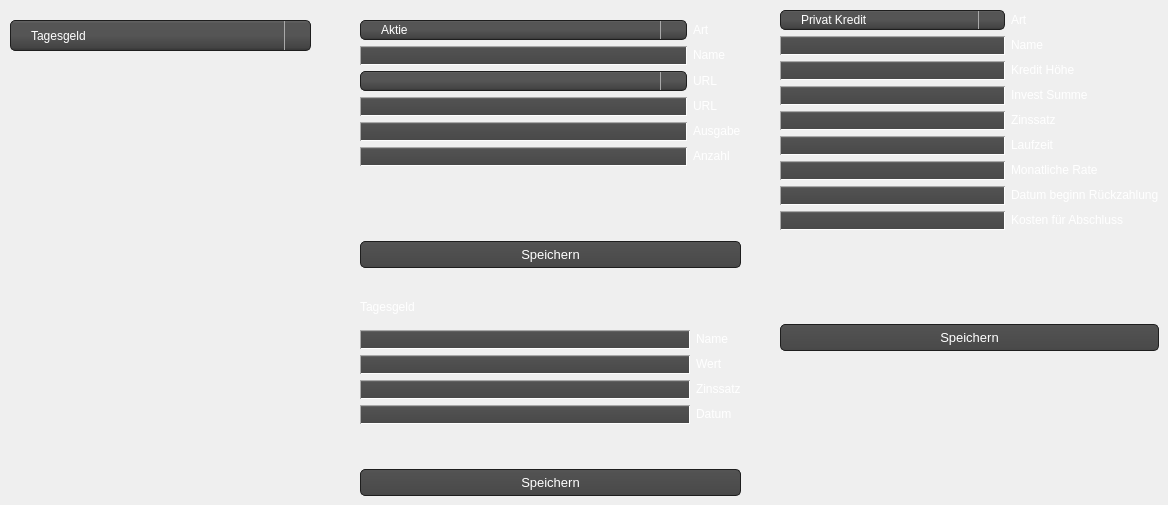
    <widget class="QWidget" name="tab_2">
     <attribute name="title">
      <string>Neuer Eintrag</string>
     </attribute>
     <widget class="QWidget" name="gridLayoutWidget_2">
      <property name="geometry">
       <rect>
        <x>360</x>
        <y>20</y>
        <width>381</width>
        <height>248</height>
       </rect>
      </property>
      <layout class="QGridLayout" name="aktie_layout">
       <item row="0" column="1">
        <widget class="QLabel" name="label_8">
         <property name="text">
          <string>&lt;html&gt;&lt;head/&gt;&lt;body&gt;&lt;p&gt;&lt;span style=&quot; color:#ffffff;&quot;&gt;Art&lt;/span&gt;&lt;/p&gt;&lt;/body&gt;&lt;/html&gt;</string>
         </property>
        </widget>
       </item>
       <item row="5" column="1">
        <widget class="QLabel" name="label_7">
         <property name="text">
          <string>&lt;html&gt;&lt;head/&gt;&lt;body&gt;&lt;p&gt;&lt;span style=&quot; color:#ffffff;&quot;&gt;Anzahl&lt;/span&gt;&lt;/p&gt;&lt;/body&gt;&lt;/html&gt;</string>
         </property>
        </widget>
       </item>
       <item row="7" column="0" colspan="2">
        <widget class="QLabel" name="error_eintrag">
         <property name="text">
          <string/>
         </property>
        </widget>
       </item>
       <item row="1" column="0">
        <widget class="QLineEdit" name="text_name">
         <property name="styleSheet">
          <string notr="true">QLineEdit{ background-color: QLinearGradient( x1: 0, y1: 0, x2: 0, y2: 1, stop: 0 #929394, stop: 0.1 #525252, stop: 0.5 #4e4e4e, stop: 0.9 #4a4a4a, stop: 1 #464646);
border: 1px inset darkgrey;
border-radius: 10px;
padding: 0 8px;
selection-background-color: darkgray;
font-size: 13px;
color: white;
}
QLineEdit:focus { background-color: QLinearGradient( x1: 0, y1: 0, x2: 0, y2: 1, stop: 0 #ffffff, stop: 0.1 #bababa, stop: 0.5 #919191, stop: 0.9 #7a7a7a, stop: 1 #5b5b5b);}
</string>
         </property>
        </widget>
       </item>
       <item row="1" column="1">
        <widget class="QLabel" name="label_4">
         <property name="text">
          <string>&lt;html&gt;&lt;head/&gt;&lt;body&gt;&lt;p&gt;&lt;span style=&quot; color:#ffffff;&quot;&gt;Name&lt;/span&gt;&lt;/p&gt;&lt;/body&gt;&lt;/html&gt;</string>
         </property>
        </widget>
       </item>
       <item row="8" column="0" colspan="2">
        <widget class="QPushButton" name="eintrag_speichern">
         <property name="styleSheet">
          <string notr="true">QPushButton{
   background-color: QLinearGradient( x1: 0, y1: 0, x2: 0, y2: 1, stop: 0 #565656, stop: 0.1 #525252, stop: 0.5 #4e4e4e, stop: 0.9 #4a4a4a, stop: 1 #464646);
  	border-style: solid;
    border: 1px solid #1e1e1e;
    border-radius: 5;
    padding: 1px 0px 1px 20px;
    font: 13px;
    min-width: 10em;
    padding: 5px;
	color: white;
}
QPushButton:hover{
	background-color: QLinearGradient( x1: 0, y1: 0, x2: 0, y2: 1, stop: 0 #565656, stop: 0.1 #525252, stop: 0.5 #4e4e4e, stop: 0.9 #4a4a4a, stop: 1 #464646);
  	border-style: solid;
    border: 1px solid rgb(59, 204, 179);
    border-radius: 5;
    padding: 1px 0px 1px 20px;
    font: 13px;
    min-width: 10em;
    padding: 5px;
	color: white;
}
QPushButton:pressed {
background-color: rgb(130, 152, 152);
  	border-style: solid;
    border: 1px solid #1EFFFF;
    border-radius: 5;
    padding: 1px 0px 1px 20px;
    font: 13px;
    min-width: 10em;
    padding: 5px;
	color: white;

}</string>
         </property>
         <property name="text">
          <string>Speichern</string>
         </property>
        </widget>
       </item>
       <item row="4" column="1">
        <widget class="QLabel" name="label_6">
         <property name="text">
          <string>&lt;html&gt;&lt;head/&gt;&lt;body&gt;&lt;p&gt;&lt;span style=&quot; color:#ffffff;&quot;&gt;Ausgabe&lt;/span&gt;&lt;/p&gt;&lt;/body&gt;&lt;/html&gt;</string>
         </property>
        </widget>
       </item>
       <item row="3" column="1">
        <widget class="QLabel" name="url_label">
         <property name="text">
          <string>&lt;html&gt;&lt;head/&gt;&lt;body&gt;&lt;p&gt;&lt;span style=&quot; color:#ffffff;&quot;&gt;URL&lt;/span&gt;&lt;/p&gt;&lt;/body&gt;&lt;/html&gt;</string>
         </property>
        </widget>
       </item>
       <item row="4" column="0">
        <widget class="QLineEdit" name="text_ausgabe">
         <property name="styleSheet">
          <string notr="true">QLineEdit{ background-color: QLinearGradient( x1: 0, y1: 0, x2: 0, y2: 1, stop: 0 #929394, stop: 0.1 #525252, stop: 0.5 #4e4e4e, stop: 0.9 #4a4a4a, stop: 1 #464646);
border: 1px inset darkgrey;
border-radius: 10px;
padding: 0 8px;
selection-background-color: darkgray;
font-size: 13px;
color: white;
}
QLineEdit:focus { background-color: QLinearGradient( x1: 0, y1: 0, x2: 0, y2: 1, stop: 0 #ffffff, stop: 0.1 #bababa, stop: 0.5 #919191, stop: 0.9 #7a7a7a, stop: 1 #5b5b5b);}
</string>
         </property>
        </widget>
       </item>
       <item row="0" column="0">
        <widget class="QComboBox" name="combo_art">
         <property name="styleSheet">
          <string notr="true">QComboBox
{
    subcontrol-origin: padding;
    subcontrol-position: top right;
    selection-background-color: #111;
    selection-color: white;
    color: white;
    background-color: QLinearGradient( x1: 0, y1: 0, x2: 0, y2: 1, stop: 0 #565656, stop: 0.1 #525252, stop: 0.5 #4e4e4e, stop: 0.9 #4a4a4a, stop: 1 #464646);
    border-style: solid;
    border: 1px solid #1e1e1e;
    border-radius: 5;
    padding: 1px 0px 1px 20px;
}


QComboBox:hover, QPushButton:hover
{
    border: 1px solid teal;
    color: white;
}

QComboBox:editable {
    background: red;
    color: pink;
}

QComboBox:on
{
    padding-top: 0px;
    padding-left: 0px;
    color: white;
    background-color: QLinearGradient( x1: 0, y1: 0, x2: 0, y2: 1, stop: 0 #2d2d2d, stop: 0.1 #2b2b2b, stop: 0.5 #292929, stop: 0.9 #282828, stop: 1 #252525);
    selection-background-color: rgb(67, 131, 202);
}

QComboBox:!on
{
    color: white;
    background-color: QLinearGradient( x1: 0, y1: 0, x2: 0, y2: 1, stop: 0 #666, stop: 0.1 #555, stop: 0.5 #555, stop: 0.9 #444, stop: 1 #333);
}

QComboBox QAbstractItemView
{
    border: 2px solid darkgray;
    color: black;
    selection-background-color: QLinearGradient( x1: 0, y1: 0, x2: 0, y2: 1, stop: 0 #111, stop: 1 #333);
}

QComboBox::drop-down
{
     subcontrol-origin: padding;
     subcontrol-position: top right;
     width: 15px;
     color: white;
     border-left-width: 1px;
     border-left-color: darkgray;
     border-left-style: solid; /* just a single line */
     border-top-right-radius: 3px; /* same radius as the QComboBox */
     border-bottom-right-radius: 3px;
     padding-left: 10px;
 }


</string>
         </property>
         <item>
          <property name="text">
           <string>Aktie</string>
          </property>
         </item>
         <item>
          <property name="text">
           <string>Währung/Kryptowährung</string>
          </property>
         </item>
        </widget>
       </item>
       <item row="5" column="0">
        <widget class="QLineEdit" name="text_anzahl">
         <property name="styleSheet">
          <string notr="true">QLineEdit{ background-color: QLinearGradient( x1: 0, y1: 0, x2: 0, y2: 1, stop: 0 #929394, stop: 0.1 #525252, stop: 0.5 #4e4e4e, stop: 0.9 #4a4a4a, stop: 1 #464646);
border: 1px inset darkgrey;
border-radius: 10px;
padding: 0 8px;
selection-background-color: darkgray;
font-size: 13px;
color: white;
}
QLineEdit:focus { background-color: QLinearGradient( x1: 0, y1: 0, x2: 0, y2: 1, stop: 0 #ffffff, stop: 0.1 #bababa, stop: 0.5 #919191, stop: 0.9 #7a7a7a, stop: 1 #5b5b5b);}
</string>
         </property>
        </widget>
       </item>
       <item row="3" column="0">
        <widget class="QLineEdit" name="text_url">
         <property name="styleSheet">
          <string notr="true">QLineEdit{ background-color: QLinearGradient( x1: 0, y1: 0, x2: 0, y2: 1, stop: 0 #929394, stop: 0.1 #525252, stop: 0.5 #4e4e4e, stop: 0.9 #4a4a4a, stop: 1 #464646);
border: 1px inset darkgrey;
border-radius: 10px;
padding: 0 8px;
selection-background-color: darkgray;
font-size: 13px;
color: white;
}
QLineEdit:focus { background-color: QLinearGradient( x1: 0, y1: 0, x2: 0, y2: 1, stop: 0 #ffffff, stop: 0.1 #bababa, stop: 0.5 #919191, stop: 0.9 #7a7a7a, stop: 1 #5b5b5b);}
</string>
         </property>
        </widget>
       </item>
       <item row="2" column="0">
        <widget class="QComboBox" name="url_combobox">
         <property name="styleSheet">
          <string notr="true">QComboBox
{
    subcontrol-origin: padding;
    subcontrol-position: top right;
    selection-background-color: #111;
    selection-color: white;
    color: white;
    background-color: QLinearGradient( x1: 0, y1: 0, x2: 0, y2: 1, stop: 0 #565656, stop: 0.1 #525252, stop: 0.5 #4e4e4e, stop: 0.9 #4a4a4a, stop: 1 #464646);
    border-style: solid;
    border: 1px solid #1e1e1e;
    border-radius: 5;
    padding: 1px 0px 1px 20px;
}


QComboBox:hover, QPushButton:hover
{
    border: 1px solid teal;
    color: white;
}

QComboBox:editable {
    background: red;
    color: pink;
}

QComboBox:on
{
    padding-top: 0px;
    padding-left: 0px;
    color: white;
    background-color: QLinearGradient( x1: 0, y1: 0, x2: 0, y2: 1, stop: 0 #2d2d2d, stop: 0.1 #2b2b2b, stop: 0.5 #292929, stop: 0.9 #282828, stop: 1 #252525);
    selection-background-color: rgb(67, 131, 202);
}

QComboBox:!on
{
    color: white;
    background-color: QLinearGradient( x1: 0, y1: 0, x2: 0, y2: 1, stop: 0 #666, stop: 0.1 #555, stop: 0.5 #555, stop: 0.9 #444, stop: 1 #333);
}

QComboBox QAbstractItemView
{
    border: 2px solid darkgray;
    color: black;
    selection-background-color: QLinearGradient( x1: 0, y1: 0, x2: 0, y2: 1, stop: 0 #111, stop: 1 #333);
}

QComboBox::drop-down
{
     subcontrol-origin: padding;
     subcontrol-position: top right;
     width: 15px;
     color: white;
     border-left-width: 1px;
     border-left-color: darkgray;
     border-left-style: solid; /* just a single line */
     border-top-right-radius: 3px; /* same radius as the QComboBox */
     border-bottom-right-radius: 3px;
     padding-left: 10px;
 }


</string>
         </property>
        </widget>
       </item>
       <item row="2" column="1">
        <widget class="QLabel" name="label_35">
         <property name="text">
          <string>&lt;html&gt;&lt;head/&gt;&lt;body&gt;&lt;p&gt;&lt;span style=&quot; color:#ffffff;&quot;&gt;URL&lt;/span&gt;&lt;/p&gt;&lt;/body&gt;&lt;/html&gt;</string>
         </property>
        </widget>
       </item>
      </layout>
     </widget>
     <widget class="QWidget" name="gridLayoutWidget_4">
      <property name="geometry">
       <rect>
        <x>780</x>
        <y>10</y>
        <width>379</width>
        <height>341</height>
       </rect>
      </property>
      <layout class="QGridLayout" name="kredit_layout">
       <item row="7" column="1">
        <widget class="QLabel" name="label_19">
         <property name="text">
          <string>&lt;html&gt;&lt;head/&gt;&lt;body&gt;&lt;p&gt;&lt;span style=&quot; color:#ffffff;&quot;&gt;Datum beginn Rückzahlung&lt;/span&gt;&lt;/p&gt;&lt;/body&gt;&lt;/html&gt;</string>
         </property>
        </widget>
       </item>
       <item row="8" column="0">
        <widget class="QLineEdit" name="kredit_kosten">
         <property name="styleSheet">
          <string notr="true">QLineEdit{ background-color: QLinearGradient( x1: 0, y1: 0, x2: 0, y2: 1, stop: 0 #929394, stop: 0.1 #525252, stop: 0.5 #4e4e4e, stop: 0.9 #4a4a4a, stop: 1 #464646);
border: 1px inset darkgrey;
border-radius: 10px;
padding: 0 8px;
selection-background-color: darkgray;
font-size: 13px;
color: white;
}
QLineEdit:focus { background-color: QLinearGradient( x1: 0, y1: 0, x2: 0, y2: 1, stop: 0 #ffffff, stop: 0.1 #bababa, stop: 0.5 #919191, stop: 0.9 #7a7a7a, stop: 1 #5b5b5b);}
</string>
         </property>
        </widget>
       </item>
       <item row="4" column="1">
        <widget class="QLabel" name="label_17">
         <property name="text">
          <string>&lt;html&gt;&lt;head/&gt;&lt;body&gt;&lt;p&gt;&lt;span style=&quot; color:#ffffff;&quot;&gt;Zinssatz&lt;/span&gt;&lt;/p&gt;&lt;/body&gt;&lt;/html&gt;</string>
         </property>
        </widget>
       </item>
       <item row="1" column="0">
        <widget class="QLineEdit" name="kredit_name">
         <property name="styleSheet">
          <string notr="true">QLineEdit{ background-color: QLinearGradient( x1: 0, y1: 0, x2: 0, y2: 1, stop: 0 #929394, stop: 0.1 #525252, stop: 0.5 #4e4e4e, stop: 0.9 #4a4a4a, stop: 1 #464646);
border: 1px inset darkgrey;
border-radius: 10px;
padding: 0 8px;
selection-background-color: darkgray;
font-size: 13px;
color: white;
}
QLineEdit:focus { background-color: QLinearGradient( x1: 0, y1: 0, x2: 0, y2: 1, stop: 0 #ffffff, stop: 0.1 #bababa, stop: 0.5 #919191, stop: 0.9 #7a7a7a, stop: 1 #5b5b5b);}
</string>
         </property>
        </widget>
       </item>
       <item row="0" column="0">
        <widget class="QComboBox" name="combo_art_2">
         <property name="styleSheet">
          <string notr="true">QComboBox
{
    subcontrol-origin: padding;
    subcontrol-position: top right;
    selection-background-color: #111;
    selection-color: white;
    color: white;
    background-color: QLinearGradient( x1: 0, y1: 0, x2: 0, y2: 1, stop: 0 #565656, stop: 0.1 #525252, stop: 0.5 #4e4e4e, stop: 0.9 #4a4a4a, stop: 1 #464646);
    border-style: solid;
    border: 1px solid #1e1e1e;
    border-radius: 5;
    padding: 1px 0px 1px 20px;
}


QComboBox:hover, QPushButton:hover
{
    border: 1px solid teal;
    color: white;
}

QComboBox:editable {
    background: red;
    color: pink;
}

QComboBox:on
{
    padding-top: 0px;
    padding-left: 0px;
    color: white;
    background-color: QLinearGradient( x1: 0, y1: 0, x2: 0, y2: 1, stop: 0 #2d2d2d, stop: 0.1 #2b2b2b, stop: 0.5 #292929, stop: 0.9 #282828, stop: 1 #252525);
    selection-background-color: rgb(67, 131, 202);
}

QComboBox:!on
{
    color: white;
    background-color: QLinearGradient( x1: 0, y1: 0, x2: 0, y2: 1, stop: 0 #666, stop: 0.1 #555, stop: 0.5 #555, stop: 0.9 #444, stop: 1 #333);
}

QComboBox QAbstractItemView
{
    border: 2px solid darkgray;
    color: black;
    selection-background-color: QLinearGradient( x1: 0, y1: 0, x2: 0, y2: 1, stop: 0 #111, stop: 1 #333);
}

QComboBox::drop-down
{
     subcontrol-origin: padding;
     subcontrol-position: top right;
     width: 15px;
     color: white;
     border-left-width: 1px;
     border-left-color: darkgray;
     border-left-style: solid; /* just a single line */
     border-top-right-radius: 3px; /* same radius as the QComboBox */
     border-bottom-right-radius: 3px;
     padding-left: 10px;
 }


</string>
         </property>
         <item>
          <property name="text">
           <string>Privat Kredit</string>
          </property>
         </item>
         <item>
          <property name="text">
           <string>Kredit</string>
          </property>
         </item>
         <item>
          <property name="text">
           <string>Immobilien</string>
          </property>
         </item>
        </widget>
       </item>
       <item row="2" column="0">
        <widget class="QLineEdit" name="kredit_hoehe">
         <property name="styleSheet">
          <string notr="true">QLineEdit{ background-color: QLinearGradient( x1: 0, y1: 0, x2: 0, y2: 1, stop: 0 #929394, stop: 0.1 #525252, stop: 0.5 #4e4e4e, stop: 0.9 #4a4a4a, stop: 1 #464646);
border: 1px inset darkgrey;
border-radius: 10px;
padding: 0 8px;
selection-background-color: darkgray;
font-size: 13px;
color: white;
}
QLineEdit:focus { background-color: QLinearGradient( x1: 0, y1: 0, x2: 0, y2: 1, stop: 0 #ffffff, stop: 0.1 #bababa, stop: 0.5 #919191, stop: 0.9 #7a7a7a, stop: 1 #5b5b5b);}
</string>
         </property>
        </widget>
       </item>
       <item row="3" column="0">
        <widget class="QLineEdit" name="kredit_invest">
         <property name="styleSheet">
          <string notr="true">QLineEdit{ background-color: QLinearGradient( x1: 0, y1: 0, x2: 0, y2: 1, stop: 0 #929394, stop: 0.1 #525252, stop: 0.5 #4e4e4e, stop: 0.9 #4a4a4a, stop: 1 #464646);
border: 1px inset darkgrey;
border-radius: 10px;
padding: 0 8px;
selection-background-color: darkgray;
font-size: 13px;
color: white;
}
QLineEdit:focus { background-color: QLinearGradient( x1: 0, y1: 0, x2: 0, y2: 1, stop: 0 #ffffff, stop: 0.1 #bababa, stop: 0.5 #919191, stop: 0.9 #7a7a7a, stop: 1 #5b5b5b);}
</string>
         </property>
        </widget>
       </item>
       <item row="5" column="1">
        <widget class="QLabel" name="label_zinssatz_2">
         <property name="text">
          <string>&lt;html&gt;&lt;head/&gt;&lt;body&gt;&lt;p&gt;&lt;span style=&quot; color:#ffffff;&quot;&gt;Laufzeit&lt;/span&gt;&lt;/p&gt;&lt;/body&gt;&lt;/html&gt;</string>
         </property>
        </widget>
       </item>
       <item row="7" column="0">
        <widget class="QLineEdit" name="kredit_datum">
         <property name="styleSheet">
          <string notr="true">QLineEdit{ background-color: QLinearGradient( x1: 0, y1: 0, x2: 0, y2: 1, stop: 0 #929394, stop: 0.1 #525252, stop: 0.5 #4e4e4e, stop: 0.9 #4a4a4a, stop: 1 #464646);
border: 1px inset darkgrey;
border-radius: 10px;
padding: 0 8px;
selection-background-color: darkgray;
font-size: 13px;
color: white;
}
QLineEdit:focus { background-color: QLinearGradient( x1: 0, y1: 0, x2: 0, y2: 1, stop: 0 #ffffff, stop: 0.1 #bababa, stop: 0.5 #919191, stop: 0.9 #7a7a7a, stop: 1 #5b5b5b);}
</string>
         </property>
        </widget>
       </item>
       <item row="0" column="1">
        <widget class="QLabel" name="label_18">
         <property name="text">
          <string>&lt;html&gt;&lt;head/&gt;&lt;body&gt;&lt;p&gt;&lt;span style=&quot; color:#ffffff;&quot;&gt;Art&lt;/span&gt;&lt;/p&gt;&lt;/body&gt;&lt;/html&gt;</string>
         </property>
        </widget>
       </item>
       <item row="11" column="0" colspan="2">
        <widget class="QPushButton" name="kredit_speichern">
         <property name="styleSheet">
          <string notr="true">QPushButton{
   background-color: QLinearGradient( x1: 0, y1: 0, x2: 0, y2: 1, stop: 0 #565656, stop: 0.1 #525252, stop: 0.5 #4e4e4e, stop: 0.9 #4a4a4a, stop: 1 #464646);
  	border-style: solid;
    border: 1px solid #1e1e1e;
    border-radius: 5;
    padding: 1px 0px 1px 20px;
    font: 13px;
    min-width: 10em;
    padding: 5px;
	color: white;
}
QPushButton:hover{
	background-color: QLinearGradient( x1: 0, y1: 0, x2: 0, y2: 1, stop: 0 #565656, stop: 0.1 #525252, stop: 0.5 #4e4e4e, stop: 0.9 #4a4a4a, stop: 1 #464646);
  	border-style: solid;
    border: 1px solid rgb(59, 204, 179);
    border-radius: 5;
    padding: 1px 0px 1px 20px;
    font: 13px;
    min-width: 10em;
    padding: 5px;
	color: white;
}
QPushButton:pressed {
background-color: rgb(130, 152, 152);
  	border-style: solid;
    border: 1px solid #1EFFFF;
    border-radius: 5;
    padding: 1px 0px 1px 20px;
    font: 13px;
    min-width: 10em;
    padding: 5px;
	color: white;

}</string>
         </property>
         <property name="text">
          <string>Speichern</string>
         </property>
        </widget>
       </item>
       <item row="6" column="1">
        <widget class="QLabel" name="label_laufzeit_2">
         <property name="text">
          <string>&lt;html&gt;&lt;head/&gt;&lt;body&gt;&lt;p&gt;&lt;span style=&quot; color:#ffffff;&quot;&gt;Monatliche Rate&lt;/span&gt;&lt;/p&gt;&lt;/body&gt;&lt;/html&gt;</string>
         </property>
        </widget>
       </item>
       <item row="3" column="1">
        <widget class="QLabel" name="label_15">
         <property name="text">
          <string>&lt;html&gt;&lt;head/&gt;&lt;body&gt;&lt;p&gt;&lt;span style=&quot; color:#ffffff;&quot;&gt;Invest Summe&lt;/span&gt;&lt;/p&gt;&lt;/body&gt;&lt;/html&gt;</string>
         </property>
        </widget>
       </item>
       <item row="6" column="0">
        <widget class="QLineEdit" name="kredit_rate">
         <property name="styleSheet">
          <string notr="true">QLineEdit{ background-color: QLinearGradient( x1: 0, y1: 0, x2: 0, y2: 1, stop: 0 #929394, stop: 0.1 #525252, stop: 0.5 #4e4e4e, stop: 0.9 #4a4a4a, stop: 1 #464646);
border: 1px inset darkgrey;
border-radius: 10px;
padding: 0 8px;
selection-background-color: darkgray;
font-size: 13px;
color: white;
}
QLineEdit:focus { background-color: QLinearGradient( x1: 0, y1: 0, x2: 0, y2: 1, stop: 0 #ffffff, stop: 0.1 #bababa, stop: 0.5 #919191, stop: 0.9 #7a7a7a, stop: 1 #5b5b5b);}
</string>
         </property>
        </widget>
       </item>
       <item row="8" column="1">
        <widget class="QLabel" name="label_20">
         <property name="text">
          <string>&lt;html&gt;&lt;head/&gt;&lt;body&gt;&lt;p&gt;&lt;span style=&quot; color:#ffffff;&quot;&gt;Kosten für Abschluss&lt;/span&gt;&lt;/p&gt;&lt;/body&gt;&lt;/html&gt;</string>
         </property>
        </widget>
       </item>
       <item row="5" column="0">
        <widget class="QLineEdit" name="kredit_laufzeit">
         <property name="styleSheet">
          <string notr="true">QLineEdit{ background-color: QLinearGradient( x1: 0, y1: 0, x2: 0, y2: 1, stop: 0 #929394, stop: 0.1 #525252, stop: 0.5 #4e4e4e, stop: 0.9 #4a4a4a, stop: 1 #464646);
border: 1px inset darkgrey;
border-radius: 10px;
padding: 0 8px;
selection-background-color: darkgray;
font-size: 13px;
color: white;
}
QLineEdit:focus { background-color: QLinearGradient( x1: 0, y1: 0, x2: 0, y2: 1, stop: 0 #ffffff, stop: 0.1 #bababa, stop: 0.5 #919191, stop: 0.9 #7a7a7a, stop: 1 #5b5b5b);}
</string>
         </property>
        </widget>
       </item>
       <item row="2" column="1">
        <widget class="QLabel" name="label_14">
         <property name="text">
          <string>&lt;html&gt;&lt;head/&gt;&lt;body&gt;&lt;p&gt;&lt;span style=&quot; color:#ffffff;&quot;&gt;Kredit Höhe&lt;/span&gt;&lt;/p&gt;&lt;/body&gt;&lt;/html&gt;</string>
         </property>
        </widget>
       </item>
       <item row="1" column="1">
        <widget class="QLabel" name="label_16">
         <property name="text">
          <string>&lt;html&gt;&lt;head/&gt;&lt;body&gt;&lt;p&gt;&lt;span style=&quot; color:#ffffff;&quot;&gt;Name&lt;/span&gt;&lt;/p&gt;&lt;/body&gt;&lt;/html&gt;</string>
         </property>
        </widget>
       </item>
       <item row="4" column="0">
        <widget class="QLineEdit" name="kredit_zins">
         <property name="styleSheet">
          <string notr="true">QLineEdit{ background-color: QLinearGradient( x1: 0, y1: 0, x2: 0, y2: 1, stop: 0 #929394, stop: 0.1 #525252, stop: 0.5 #4e4e4e, stop: 0.9 #4a4a4a, stop: 1 #464646);
border: 1px inset darkgrey;
border-radius: 10px;
padding: 0 8px;
selection-background-color: darkgray;
font-size: 13px;
color: white;
}
QLineEdit:focus { background-color: QLinearGradient( x1: 0, y1: 0, x2: 0, y2: 1, stop: 0 #ffffff, stop: 0.1 #bababa, stop: 0.5 #919191, stop: 0.9 #7a7a7a, stop: 1 #5b5b5b);}
</string>
         </property>
        </widget>
       </item>
       <item row="10" column="0" colspan="2">
        <widget class="QLabel" name="error_kredit">
         <property name="text">
          <string/>
         </property>
        </widget>
       </item>
      </layout>
     </widget>
     <widget class="QWidget" name="gridLayoutWidget_5">
      <property name="geometry">
       <rect>
        <x>360</x>
        <y>290</y>
        <width>381</width>
        <height>206</height>
       </rect>
      </property>
      <layout class="QGridLayout" name="tagesgeld_layout">
       <item row="6" column="0" colspan="2">
        <widget class="QPushButton" name="tages_speichern">
         <property name="styleSheet">
          <string notr="true">QPushButton{
   background-color: QLinearGradient( x1: 0, y1: 0, x2: 0, y2: 1, stop: 0 #565656, stop: 0.1 #525252, stop: 0.5 #4e4e4e, stop: 0.9 #4a4a4a, stop: 1 #464646);
  	border-style: solid;
    border: 1px solid #1e1e1e;
    border-radius: 5;
    padding: 1px 0px 1px 20px;
    font: 13px;
    min-width: 10em;
    padding: 5px;
	color: white;
}
QPushButton:hover{
	background-color: QLinearGradient( x1: 0, y1: 0, x2: 0, y2: 1, stop: 0 #565656, stop: 0.1 #525252, stop: 0.5 #4e4e4e, stop: 0.9 #4a4a4a, stop: 1 #464646);
  	border-style: solid;
    border: 1px solid rgb(59, 204, 179);
    border-radius: 5;
    padding: 1px 0px 1px 20px;
    font: 13px;
    min-width: 10em;
    padding: 5px;
	color: white;
}
QPushButton:pressed {
background-color: rgb(130, 152, 152);
  	border-style: solid;
    border: 1px solid #1EFFFF;
    border-radius: 5;
    padding: 1px 0px 1px 20px;
    font: 13px;
    min-width: 10em;
    padding: 5px;
	color: white;

}</string>
         </property>
         <property name="text">
          <string>Speichern</string>
         </property>
        </widget>
       </item>
       <item row="2" column="0">
        <widget class="QLineEdit" name="tages_wert">
         <property name="styleSheet">
          <string notr="true">QLineEdit{ background-color: QLinearGradient( x1: 0, y1: 0, x2: 0, y2: 1, stop: 0 #929394, stop: 0.1 #525252, stop: 0.5 #4e4e4e, stop: 0.9 #4a4a4a, stop: 1 #464646);
border: 1px inset darkgrey;
border-radius: 10px;
padding: 0 8px;
selection-background-color: darkgray;
font-size: 13px;
color: white;
}
QLineEdit:focus { background-color: QLinearGradient( x1: 0, y1: 0, x2: 0, y2: 1, stop: 0 #ffffff, stop: 0.1 #bababa, stop: 0.5 #919191, stop: 0.9 #7a7a7a, stop: 1 #5b5b5b);}
</string>
         </property>
        </widget>
       </item>
       <item row="4" column="0">
        <widget class="QLineEdit" name="tages_datum">
         <property name="styleSheet">
          <string notr="true">QLineEdit{ background-color: QLinearGradient( x1: 0, y1: 0, x2: 0, y2: 1, stop: 0 #929394, stop: 0.1 #525252, stop: 0.5 #4e4e4e, stop: 0.9 #4a4a4a, stop: 1 #464646);
border: 1px inset darkgrey;
border-radius: 10px;
padding: 0 8px;
selection-background-color: darkgray;
font-size: 13px;
color: white;
}
QLineEdit:focus { background-color: QLinearGradient( x1: 0, y1: 0, x2: 0, y2: 1, stop: 0 #ffffff, stop: 0.1 #bababa, stop: 0.5 #919191, stop: 0.9 #7a7a7a, stop: 1 #5b5b5b);}
</string>
         </property>
        </widget>
       </item>
       <item row="1" column="1">
        <widget class="QLabel" name="label_22">
         <property name="text">
          <string>&lt;html&gt;&lt;head/&gt;&lt;body&gt;&lt;p&gt;&lt;span style=&quot; color:#ffffff;&quot;&gt;Name&lt;/span&gt;&lt;/p&gt;&lt;/body&gt;&lt;/html&gt;</string>
         </property>
        </widget>
       </item>
       <item row="3" column="1">
        <widget class="QLabel" name="label_24">
         <property name="text">
          <string>&lt;html&gt;&lt;head/&gt;&lt;body&gt;&lt;p&gt;&lt;span style=&quot; color:#ffffff;&quot;&gt;Zinssatz&lt;/span&gt;&lt;/p&gt;&lt;/body&gt;&lt;/html&gt;</string>
         </property>
        </widget>
       </item>
       <item row="4" column="1">
        <widget class="QLabel" name="label_25">
         <property name="text">
          <string>&lt;html&gt;&lt;head/&gt;&lt;body&gt;&lt;p&gt;&lt;span style=&quot; color:#ffffff;&quot;&gt;Datum&lt;/span&gt;&lt;/p&gt;&lt;/body&gt;&lt;/html&gt;</string>
         </property>
        </widget>
       </item>
       <item row="0" column="0">
        <widget class="QLabel" name="label_21">
         <property name="text">
          <string>&lt;html&gt;&lt;head/&gt;&lt;body&gt;&lt;p&gt;&lt;span style=&quot; color:#ffffff;&quot;&gt;Tagesgeld&lt;/span&gt;&lt;/p&gt;&lt;/body&gt;&lt;/html&gt;</string>
         </property>
        </widget>
       </item>
       <item row="2" column="1">
        <widget class="QLabel" name="label_23">
         <property name="text">
          <string>&lt;html&gt;&lt;head/&gt;&lt;body&gt;&lt;p&gt;&lt;span style=&quot; color:#ffffff;&quot;&gt;Wert&lt;/span&gt;&lt;/p&gt;&lt;/body&gt;&lt;/html&gt;</string>
         </property>
        </widget>
       </item>
       <item row="1" column="0">
        <widget class="QLineEdit" name="tages_name">
         <property name="styleSheet">
          <string notr="true">QLineEdit{ background-color: QLinearGradient( x1: 0, y1: 0, x2: 0, y2: 1, stop: 0 #929394, stop: 0.1 #525252, stop: 0.5 #4e4e4e, stop: 0.9 #4a4a4a, stop: 1 #464646);
border: 1px inset darkgrey;
border-radius: 10px;
padding: 0 8px;
selection-background-color: darkgray;
font-size: 13px;
color: white;
}
QLineEdit:focus { background-color: QLinearGradient( x1: 0, y1: 0, x2: 0, y2: 1, stop: 0 #ffffff, stop: 0.1 #bababa, stop: 0.5 #919191, stop: 0.9 #7a7a7a, stop: 1 #5b5b5b);}
</string>
         </property>
        </widget>
       </item>
       <item row="3" column="0">
        <widget class="QLineEdit" name="tages_zins">
         <property name="styleSheet">
          <string notr="true">QLineEdit{ background-color: QLinearGradient( x1: 0, y1: 0, x2: 0, y2: 1, stop: 0 #929394, stop: 0.1 #525252, stop: 0.5 #4e4e4e, stop: 0.9 #4a4a4a, stop: 1 #464646);
border: 1px inset darkgrey;
border-radius: 10px;
padding: 0 8px;
selection-background-color: darkgray;
font-size: 13px;
color: white;
}
QLineEdit:focus { background-color: QLinearGradient( x1: 0, y1: 0, x2: 0, y2: 1, stop: 0 #ffffff, stop: 0.1 #bababa, stop: 0.5 #919191, stop: 0.9 #7a7a7a, stop: 1 #5b5b5b);}
</string>
         </property>
        </widget>
       </item>
       <item row="5" column="0">
        <widget class="QLabel" name="tages_error">
         <property name="text">
          <string/>
         </property>
        </widget>
       </item>
      </layout>
     </widget>
     <widget class="QComboBox" name="auswahl_neuer_eintrag_combo">
      <property name="geometry">
       <rect>
        <x>10</x>
        <y>20</y>
        <width>301</width>
        <height>31</height>
       </rect>
      </property>
      <property name="styleSheet">
       <string notr="true">QComboBox
{
    subcontrol-origin: padding;
    subcontrol-position: top right;
    selection-background-color: #111;
    selection-color: white;
    color: white;
    background-color: QLinearGradient( x1: 0, y1: 0, x2: 0, y2: 1, stop: 0 #565656, stop: 0.1 #525252, stop: 0.5 #4e4e4e, stop: 0.9 #4a4a4a, stop: 1 #464646);
    border-style: solid;
    border: 1px solid #1e1e1e;
    border-radius: 5;
    padding: 1px 0px 1px 20px;
}


QComboBox:hover, QPushButton:hover
{
    border: 1px solid teal;
    color: white;
}

QComboBox:editable {
    background: red;
    color: pink;
}

QComboBox:on
{
    padding-top: 0px;
    padding-left: 0px;
    color: white;
    background-color: QLinearGradient( x1: 0, y1: 0, x2: 0, y2: 1, stop: 0 #2d2d2d, stop: 0.1 #2b2b2b, stop: 0.5 #292929, stop: 0.9 #282828, stop: 1 #252525);
    selection-background-color: rgb(67, 131, 202);
}

QComboBox:!on
{
    color: white;
    background-color: QLinearGradient( x1: 0, y1: 0, x2: 0, y2: 1, stop: 0 #666, stop: 0.1 #555, stop: 0.5 #555, stop: 0.9 #444, stop: 1 #333);
}

QComboBox QAbstractItemView
{
    border: 2px solid darkgray;
    color: black;
    selection-background-color: QLinearGradient( x1: 0, y1: 0, x2: 0, y2: 1, stop: 0 #111, stop: 1 #333);
}

QComboBox::drop-down
{
     subcontrol-origin: padding;
     subcontrol-position: top right;
     width: 15px;
     color: white;
     border-left-width: 1px;
     border-left-color: darkgray;
     border-left-style: solid; /* just a single line */
     border-top-right-radius: 3px; /* same radius as the QComboBox */
     border-bottom-right-radius: 3px;
     padding-left: 10px;
 }


</string>
      </property>
      <item>
       <property name="text">
        <string>Tagesgeld</string>
       </property>
      </item>
      <item>
       <property name="text">
        <string>Aktien / Währungen</string>
       </property>
      </item>
      <item>
       <property name="text">
        <string>Kredite </string>
       </property>
      </item>
     </widget>
    </widget>
